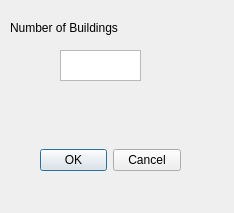
<?xml version="1.0" encoding="UTF-8"?>
<ui version="4.0">
 <class>Dialog</class>
 <widget class="QDialog" name="Dialog">
  <property name="geometry">
   <rect>
    <x>0</x>
    <y>0</y>
    <width>234</width>
    <height>213</height>
   </rect>
  </property>
  <property name="windowTitle">
   <string>Dialog</string>
  </property>
  <widget class="QDialogButtonBox" name="buttonBox">
   <property name="geometry">
    <rect>
     <x>40</x>
     <y>140</y>
     <width>141</width>
     <height>41</height>
    </rect>
   </property>
   <property name="orientation">
    <enum>Qt::Horizontal</enum>
   </property>
   <property name="standardButtons">
    <set>QDialogButtonBox::Cancel|QDialogButtonBox::Ok</set>
   </property>
  </widget>
  <widget class="QTextEdit" name="textEdit">
   <property name="geometry">
    <rect>
     <x>60</x>
     <y>50</y>
     <width>81</width>
     <height>31</height>
    </rect>
   </property>
  </widget>
  <widget class="QLabel" name="label_7">
   <property name="geometry">
    <rect>
     <x>10</x>
     <y>20</y>
     <width>131</width>
     <height>16</height>
    </rect>
   </property>
   <property name="text">
    <string>Number of Buildings</string>
   </property>
  </widget>
 </widget>
 <resources/>
 <connections>
  <connection>
   <sender>buttonBox</sender>
   <signal>accepted()</signal>
   <receiver>Dialog</receiver>
   <slot>accept()</slot>
   <hints>
    <hint type="sourcelabel">
     <x>248</x>
     <y>254</y>
    </hint>
    <hint type="destinationlabel">
     <x>157</x>
     <y>274</y>
    </hint>
   </hints>
  </connection>
  <connection>
   <sender>buttonBox</sender>
   <signal>rejected()</signal>
   <receiver>Dialog</receiver>
   <slot>reject()</slot>
   <hints>
    <hint type="sourcelabel">
     <x>316</x>
     <y>260</y>
    </hint>
    <hint type="destinationlabel">
     <x>286</x>
     <y>274</y>
    </hint>
   </hints>
  </connection>
 </connections>
</ui>
